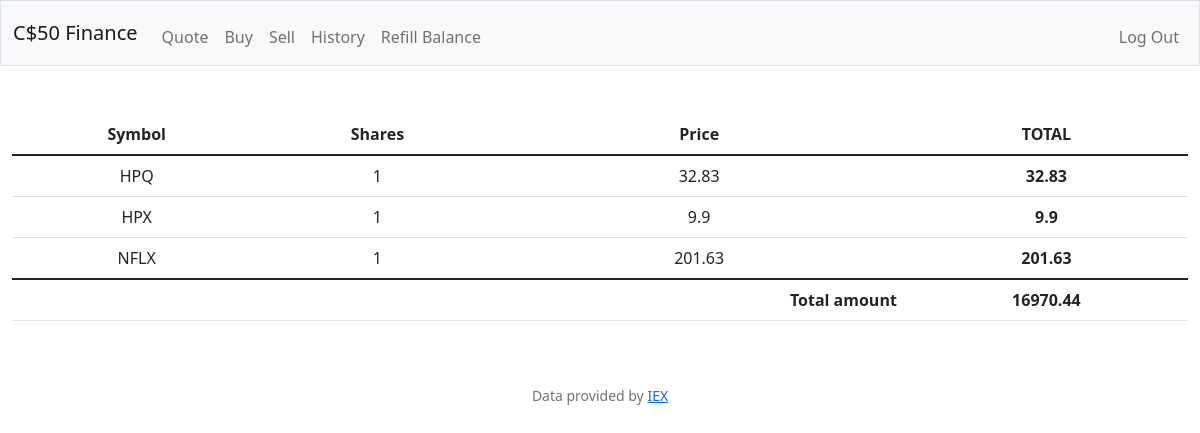
The page / (signed in) on the database its author committed.
### tables this page shows
CREATE TABLE transactions (id INTEGER PRIMARY KEY AUTOINCREMENT NOT NULL, user_id INTEGER, symbol TEXT, shares INTEGER, price REAL, date TIMESTAMP);

CREATE TABLE users (id INTEGER PRIMARY KEY AUTOINCREMENT NOT NULL, username TEXT NOT NULL, hash TEXT NOT NULL, cash NUMERIC NOT NULL DEFAULT 10000.00);

### app.py (the view)
@app.route("/")
@login_required
def index():
    user_id = session["user_id"]
    transactions_db = db.execute("SELECT symbol, SUM(shares) AS shares, price FROM transactions WHERE user_id = ? GROUP BY symbol", user_id)
    cash_db = db.execute("SELECT cash FROM users WHERE id = ?", user_id)
    cash = cash_db[0]["cash"]
    return render_template("index.html", database = transactions_db, cash = cash)

### app.py (called while the page is built)
@app.after_request
def after_request(response):
    response.headers["Cache-Control"] = "no-cache, no-store, must-revalidate"
    response.headers["Expires"] = 0
    response.headers["Pragma"] = "no-cache"
    return response

### helpers.py (called while the page is built)
def login_required(f):
    @wraps(f)
    def decorated_function(*args, **kwargs):
        if session.get("user_id") is None:
            return redirect("/login")
        return f(*args, **kwargs)
    return decorated_function

### templates/index.html (shortened to what this page needs)
{% extends "layout.html" %}
{% block main %}
    <table class="table">
        <thead>
          <tr>
            <th scope="col">Symbol</th>
            <th scope="col">Shares</th>
            <th scope="col">Price</th>
            <th scope="col">TOTAL</th>
          </tr>
        </thead>
        <tbody>
          {% for row in database %}
              <tr>
                <td>{{ row["symbol"] }}</td>
                <td>{{ row["shares"] }}</td>
                <td>{{ row["price"] }}</td>
                <th>{{ row["shares"] * row["price"]}}</th>
              </tr>
          {% endfor %}
        </tbody>
        <tfoot>
            <tr>
                <td></td>
                <td></td>
                <th style="text-align:right;" >Total amount </th>
                <th>{{ cash }}</th>
              </tr>
        </tfoot>
    </table>
{% endblock %}

### templates/layout.html (shortened to what this page needs)
<!DOCTYPE html>
<html lang="en">
    <head>
        <link href="https://cdn.jsdelivr.net/npm/bootstrap@5.1.3/dist/css/bootstrap.min.css" rel="stylesheet">
    </head>
    <body>
        <nav class="bg-light border navbar navbar-expand-md navbar-light">
            <div class="container-fluid">
                <a class="navbar-brand" href="/"><span class="blue">C</span><span class="red">$</span><span class="yellow">5</span><span class="green">0</span> <span class="red">Finance</span></a>
                <div class="collapse navbar-collapse" id="navbar">
                    {% if session["user_id"] %}
                        <ul class="navbar-nav me-auto mt-2">
                            <li class="nav-item"><a class="nav-link" href="/quote">Quote</a></li>
                            <li class="nav-item"><a class="nav-link" href="/buy">Buy</a></li>
                            <li class="nav-item"><a class="nav-link" href="/sell">Sell</a></li>
                            <li class="nav-item"><a class="nav-link" href="/history">History</a></li>
                            <li class="nav-item"><a class="nav-link" href="/refill_balance">Refill Balance</a></li>
                        </ul>
                        <ul class="navbar-nav ms-auto mt-2">
                            <li class="nav-item"><a class="nav-link" href="/logout">Log Out</a></li>
                        </ul>
                    {% else %}
                        <ul class="navbar-nav ms-auto mt-2">
                            <li class="nav-item"><a class="nav-link" href="/register">Register</a></li>
                            <li class="nav-item"><a class="nav-link" href="/login">Log In</a></li>
                        </ul>
                    {% endif %}
                </div>
            </div>
        </nav>
        <main class="container-fluid py-5 text-center">
            {% block main %}{% endblock %}
        </main>
        <footer class="mb-5 small text-center text-muted">
            Data provided by <a href="https://iexcloud.io/">IEX</a>
        </footer>
    </body>
</html>

### rows shown on the page
transactions: symbol "HPQ", shares "1", price "32.83", row['shares']*row['price'] "32.83"
users: cash "16970.44"

### other values the page prints
{{ row["symbol"] }} "HPX" "NFLX"
{{ row["shares"] }} "1" "1"
{{ row["price"] }} "9.9" "201.63"
{{ row["shares"] * row["price"] }} "9.9" "201.63"
